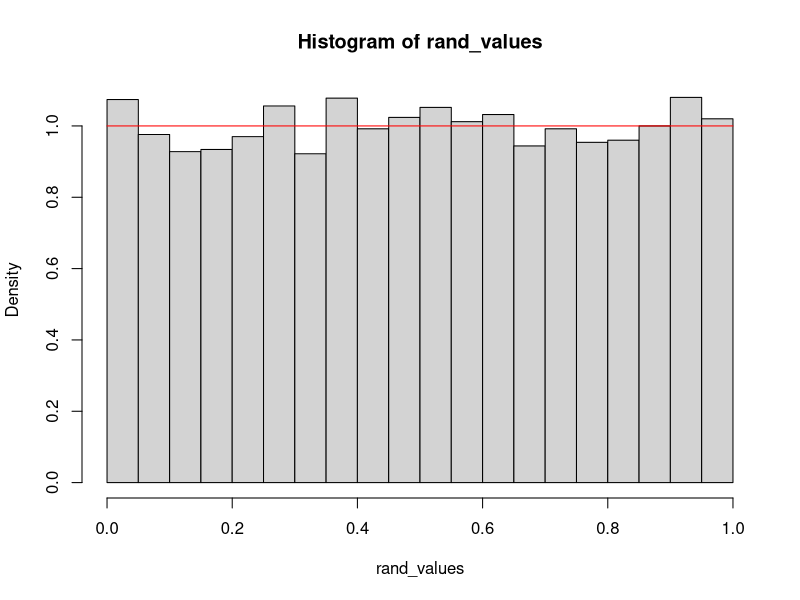
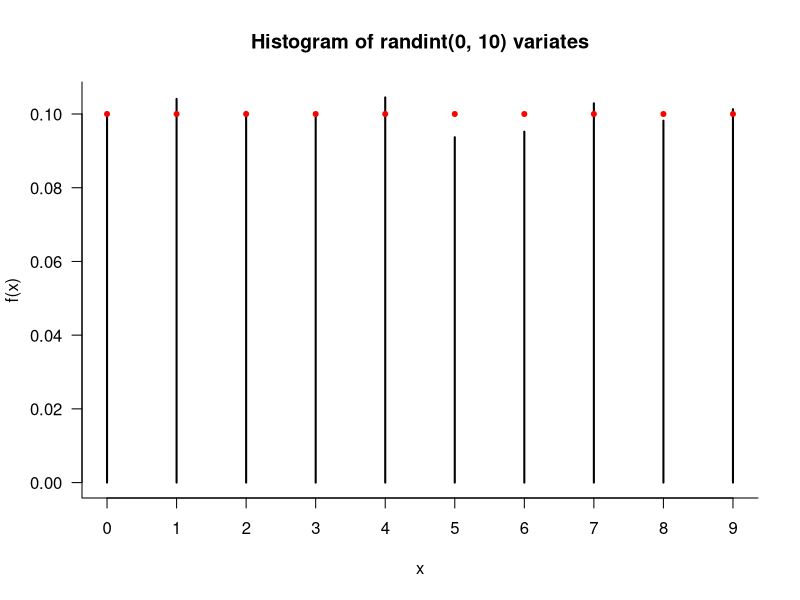
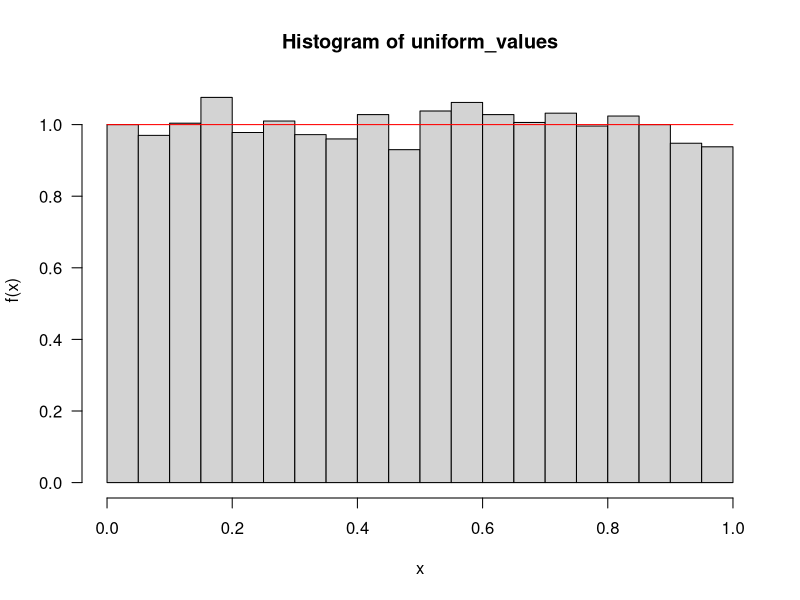
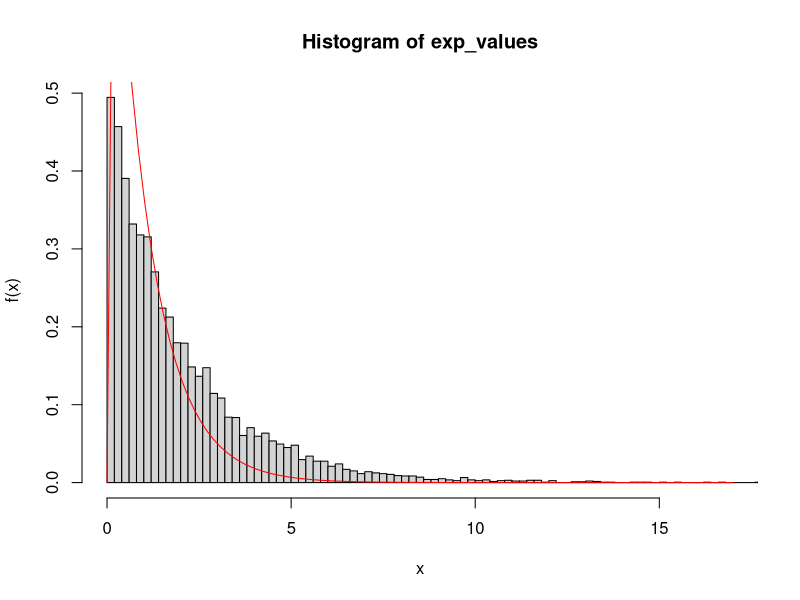
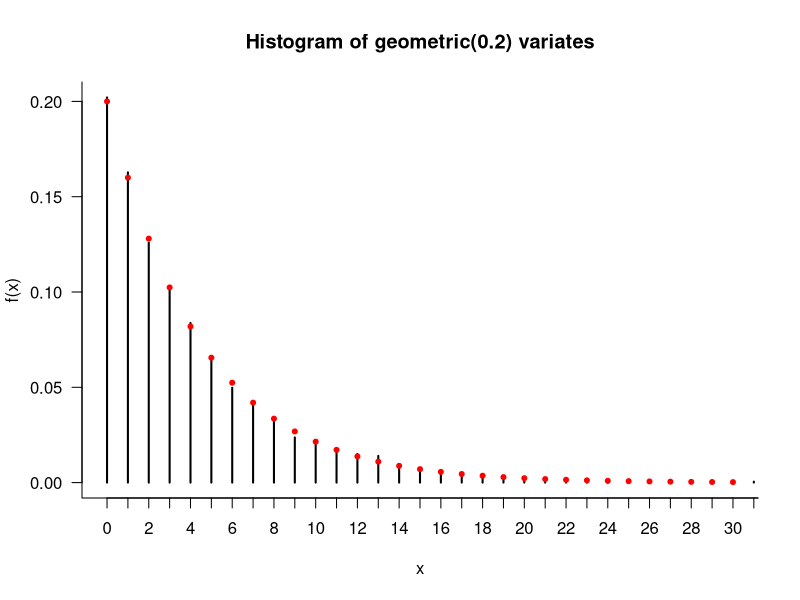
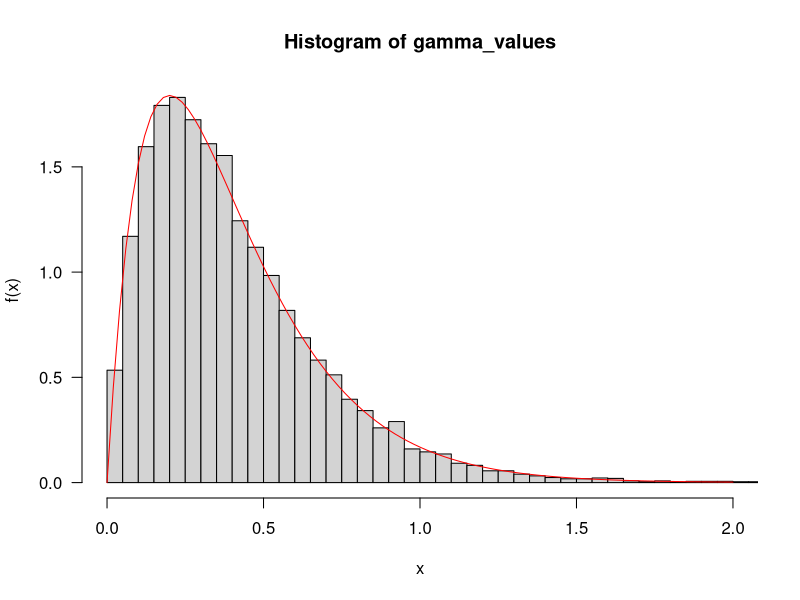

These figures' R source, in order:
## ---- chunk 1
knitr::opts_chunk$set(echo = TRUE)
## ---- chunk 2
rand_values<-scan("rand.txt")
randint_values<-scan("randint.txt")
uniform_values<-scan("uniform.txt")
exp_values<-scan("exp.txt")
geom_values<-scan("geom.txt")
gamma_values<-scan("gamma.txt")

## ---- chunk 3
pdf("rand_hist.pdf")
hist(rand_values, freq = FALSE, breaks = "fd")
curve(dunif(x), add = TRUE, col = "red")
dev.off()
## ---- chunk 4
randint_hist = table(randint_values) / length(randint_values)
pdf("randint_hist.pdf")

plot(randint_hist, xlim = c(0,9), type = "h",
xlab = "x", ylab = "f(x)", bty = "l", las = 1)
points(0:9, dunif(0:9, 0, 10), pch = 20, col = "red")
title("Histogram of randint(0, 10) variates")

dev.off()
## ---- chunk 5
pdf("unif_hist.pdf")

hist(uniform_values, freq = FALSE,xlim = c(0,1), breaks = "fd",
xlab = "x", ylab = "f(x)", bty = "l", las = 1)
curve(dunif(x), add = TRUE,col = "red")

#lines(0:10000, dunif(0:10000, 0, 1), pch = 20, col = "red")

dev.off()
## ---- chunk 6
pdf("exp_hist.pdf")

hist(exp_values, freq = FALSE,  xlim = c(0,17), breaks = "fd",
xlab = "x", ylab = "f(x)")
curve(dexp(x),add = TRUE, col = "red")
#lines(0:10000, dexp(0:10000, 2), pch = 20, col = "red")

dev.off()
## ---- chunk 7
geom_hist = table(geom_values) / length(geom_values)
pdf("geom_hist.pdf")

plot(geom_hist, xlim = c(0,30), type = "h",
xlab = "x", ylab = "f(x)", bty = "l", las = 1)
points(0:30, dgeom(0:30, 0.2), pch = 20, col = "red")
title("Histogram of geometric(0.2) variates")

dev.off()
## ---- chunk 8
pdf("gamma_hist.pdf")

hist(gamma_values, xlim = c(0,2), freq = FALSE, breaks = "fd",
xlab = "x", ylab = "f(x)", bty = "l", las = 1)
curve(dgamma(x, shape = 2, scale = 0.2), add = TRUE, col="red")
dev.off()
